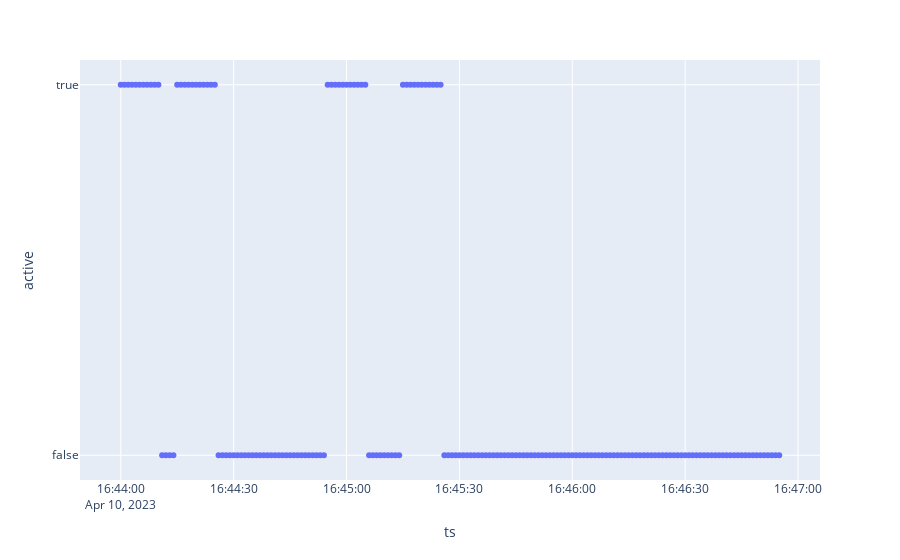

The notebook cell this image was saved under:
### Code cell
import duckdb

ts = pd.date_range(qdf.era_start.min(), qdf.era_end.max() + pd.Timedelta(minutes=1.5), freq='1S')
df_time = pd.DataFrame(ts, columns=['ts'])
df_time

df = duckdb.query("""
with timeseries as (
    select * from df_time
)
select
    ts,
    count(era_start) > 0 as active
from 
    timeseries t
left join qdf 
on t.ts between qdf.era_start and qdf.era_end
group by 1
order by ts
""").df()

df

import plotly.express as px
fig = px.scatter(
    df,
    x='ts',
    y='active'
)
fig.update_yaxes(autorange="reversed")

fig.show()

### Figure 1 — Plotly figure (JSON) as saved in the notebook; plotly's stock layout.template omitted (floating-point values rounded to 4 significant figures; data arrays with more than 128 entries replaced by an {"elided": "..."} marker saying what was removed)
{"data": [{"hovertemplate": "ts=%{x}<br>active=%{y}<extra></extra>", "legendgroup": "", "marker": {"color": "#636efa", "symbol": "circle"}, "mode": "markers", "name": "", "orientation": "v", "showlegend": false, "type": "scatter", "x": {"elided": "176 str values"}, "xaxis": "x", "y": {"elided": "176 bool values"}, "yaxis": "y"}], "layout": {"autosize": true, "legend": {"tracegroupgap": 0}, "margin": {"t": 60}, "xaxis": {"anchor": "y", "autorange": true, "domain": [0, 1], "range": ["2023-04-10 16:43:49.363", "2023-04-10 16:47:05.637"], "title": {"text": "ts"}, "type": "date"}, "yaxis": {"anchor": "x", "autorange": true, "domain": [0, 1], "range": [1.077, -0.07743], "title": {"text": "active"}, "type": "category"}}}
